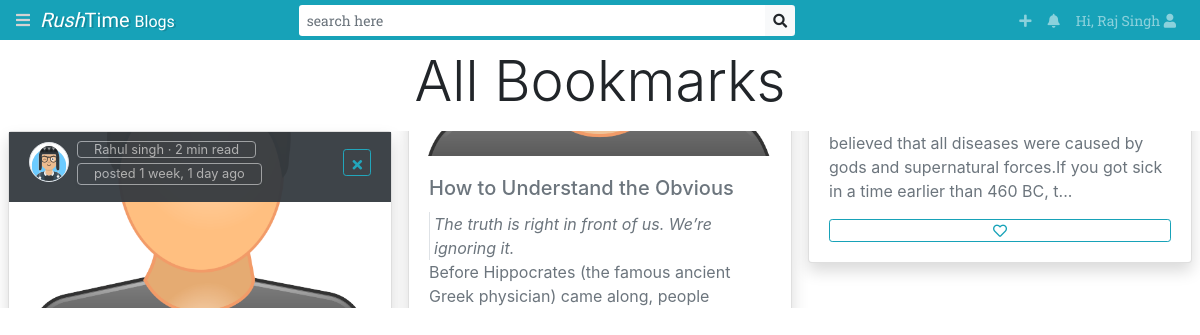
The page /user/bookmark/ (signed in) on the database its author committed.
### post/models.py (models this page shows, shortened)
class Post(models.Model):
    POST_VISIBILITY_CHOICE = (
        ('1','Public'),
        ('2','Only folowers'),
        ('3','Private')
    )
    DEFAULT_TOPIC = 1
    title = models.CharField(max_length=300)
    sub_title = models.CharField(max_length=150, blank=True)
    head_img = cmodels.CloudinaryField('images')
    content = models.TextField()
    created_on = models.DateTimeField(auto_now_add=True)
    updated_on = models.DateTimeField(auto_now=True)
    draft = models.BooleanField(default=False)
    upvote = models.PositiveIntegerField(default=0)
    user = models.ForeignKey(settings.AUTH_USER_MODEL, on_delete=models.CASCADE)
    visibility = models.CharField(max_length=1, choices=POST_VISIBILITY_CHOICE, default='1')
    post_tags = models.CharField(max_length=255, help_text='Tags seperated with a space')
    post_topic= models.CharField(max_length=1, choices=POST_TOPICS, default='0')
    def all_likers(self):
        l = [i.users_id for i in self.likers.all()]
        return l
    def get_short_story(self):
        return strip_tags(self.content)[:200]+'...'

### registration/views.py (the view)
# urls.py: path('bookmark/', BookmarkView.as_view(), name='bookmark'),
class BookmarkView(mixins.LoginRequiredMixin, ListView):
    template_name = 'registration/bookmarks.html'
    model = Bookmarks
    context_object_name = 'bookmarks'
    def get_queryset(self):
        o_ids = self.request.user.userextend.get_bookmarks()
        query = Post.objects.filter(pk__in = o_ids)
        return query

### registration/models.py (called while the page is built)
    def get_followers(self):
        return self.follower.all()

    def get_following(self):
        return self.following.all()

    def get_profile_pics(self):
        return self.images.filter(img_type='0').order_by('-datetime')

    def get_bookmarks(self):
        return self.user.bookmarks.values_list('o_id', flat=True)

    def get_avatar_url(self, stat=False):
        v = ''
        if self.gender == 'm':
            v='male'
        else:
            v='female'
        if stat:
            return f'/static/registration/Avatars/{v}/{self.gender}({self.avatar}).svg'
        return f'registration/Avatars/{v}/{self.gender}({self.avatar}).svg'

### templates/registration/bookmarks.html (shortened to what this page needs)
{% extends "base.html" %}
{% load static %}
{% block content %}
    <div class="container-fluid mt-5 px-0 px-lg-2">
        <p class="display-4 d-block text-center">All Bookmarks</p>
        <div class="card-columns-bookmark">
            {% for obj in bookmarks %}
                <div class="card mb-2 shadow">
                        <div class="card-img-top bookmark-img"
                        {% if obj.head_img %}
                            style="background-image: url('{{obj.head_img.url}}');"
                        {% else %}
                            style="background-image: url('/static/registration/imgs/user.png');"
                        {% endif %}></div>
                        <div class="card-img-overlay bg-dark pt-2" style="height:70px;opacity:0.95">
                                <small class="card-title d-flex flex-row align-items-center">
                                <a href="{% url 'registration:userprofile' pk=obj.user.pk %}">
                                <div class="border bookmark-user-img rounded-circle"   id="post_id_{{obj.pk}}" data-user='{{ obj.user.username }}' onmouseover="pop(this)"
                                {% if obj.user.userextend.get_profile_pics|length > 0 %}
                                    style="background-image: url('{{obj.user.userextend.get_profile_pics.first.img.url}}');"
                                {% else %}
                                    style="background-color:white;background-image: url('{% static obj.user.userextend.get_avatar_url %}');"
                                {% endif %}></div></a>
                                <div class="">
                                    <span class="text-white shadow-sm px-3 rounded bg-dark ml-2 border" style="opacity:0.6;">{{obj.user.get_full_name}} &middot; 2 min read</span>
                                    <span class="text-white shadow-sm px-3 rounded bg-dark ml-2 border d-block mt-1" style="opacity:0.6;">posted {{obj.updated_on|timesince}} ago</span>
                                </div>
                                <button onclick="bookmark({{obj.id}},'true')" class="btn btn-outline-info btn-sm ml-auto pb-0" title="Remove Bookmark" id="bookmark_{{obj.pk}}"><i class="fas fa-times"></i></button>
                                </small>
                        </div>
                        <div class="card-body d-flex flex-column pb-0">
                            <a href="{% url 'registration:post:detail' pk=obj.pk %}" class="text-muted">
                                    <h5 class="card-title">{{obj.title}}</h5>
                                    <p class="card-text m-0 font-italic border-left pl-1">{{obj.sub_title}}</p>
                                    <p class="card-text m-0">{{obj.get_short_story}}</p>
                            </a>
                            <p class="card-text">
                                <div class="d-flex text-center flex-column">
                                    <button class="btn btn-sm btn-outline-info nofocus py-0
                                    " id="like_{{obj.pk}}" title="Like it" onclick="likeit({{obj.pk}})"><i class="far fa-heart" title="Love it"></i> </button>
                                </div></p>
                        </div>
                </div>
            {% endfor %}
        </div>
    </div>
{% endblock content %}

### templates/blog/navbar.html (shortened to what this page needs)
{% load static %}
<nav class="navbar navbar-expand-lg navbar-dark bg-info font-main py-0 pb-1 pb-lg-0 fixed-top">
    <i class="fas fa-bars" id="left-toggle"></i>
    <a class="navbar-brand font-secondary" href="{% url 'home' %}">
            &nbsp; <i>Rush</i>Time <small>Blogs</small></a>
    <div class="collapse navbar-collapse" id="navbarSupportedContent">
            <div class=" w-md-50 mx-auto">
                <div class="input-group">
                    <input type="search" class="form-control form-control-sm border-0" placeholder="search here" aria-label="search" aria-describedby="search bar" id="search_bar">
                    <div class="input-group-append">
                        <button class="btn btn-light btn-sm border-0" type="button"><i class="fa fa-search"></i></button>
                    </div>
                </div>
            </div>
            <ul class="navbar-nav ml-lg-auto flex-shrink-1 text-sm">
                <li class="nav-item">
                    <a class="nav-link text-center" href="{% url 'registration:post:new' %}" ><span class="d-md-none">New Post </span>  <i class="fa fa-plus" title="New Post"></i></a>
                </li>
                {% if request.user.is_authenticated %}
                <li class="nav-item dropdown">
                    <a class="nav-link dropdown-toggle text-center" href="#" id="notificon" role="button" data-toggle="dropdown" aria-haspopup="true" aria-expanded="false">
                        <span class="d-md-none">Notifications </span> <i class="fa fa-bell"></i>
                    </a>
                </li>
                {% endif %}
                <li class="nav-item dropdown">
                    <a class="nav-link dropdown-toggle text-center" href="#" id="navbarDropdown" role="button" data-toggle="dropdown" aria-haspopup="true" aria-expanded="false">
                    {% if request.user.is_authenticated %}
                       Hi, {{request.user.get_full_name}}
                    {% else %}
                        Login/Signup
                    {% endif %}
                    <i class="fa fa-user"></i>
                    </a>
                </li>
            </ul>
     </div>
</nav>

### static/css/master.css (style rules this page uses)
body,html { overflow-x: hidden;height: 100% }
.dropdown-toggle::after { display: none; }
.bookmark-user-img { width: 40px; height: 40px; background-position: top; background-size: cover; background-repeat: no-repeat; }
.bookmark-img { height:200px; background-position: center; background-size: cover; background-repeat: no-repeat; }
@media only screen and (min-width:720px) { .w-md-50 { width:50%; } }
.card-columns-bookmark { column-count: 1; }
@media (min-width: 768px) { .card-columns-bookmark { column-count: 2; } }
@media (min-width: 1200px) { .card-columns-bookmark { column-count: 3; } }
#left-toggle { cursor: pointer;color: lightgray }
.text-sm { font-size: 14px; }
a:link { text-decoration: none }
[id*="post_id_"] { cursor: pointer; }
.font-main { font-family: 'Roboto Slab', serif; }
.font-secondary { font-family: 'Vidaloka', serif; }
.navbar-brand { text-shadow:2px 1px rgba(0,0,0,.15); }

### rows shown on the page
Post: user.get_full_name "Rahul singh", updated_on "1 week, 1 day", title "How to Understand the Obvious", sub_title "The truth is right in front of us. We’re ignoring it.", get_short_story "Before Hippocrates (the famous ancient Greek physician) came along, people believed that all diseases were caused by gods and supernatural forces.If you got sick in a time earlier than 460 BC, t..."

### other values the page prints
{{ request.user.get_full_name }} "Raj Singh"
